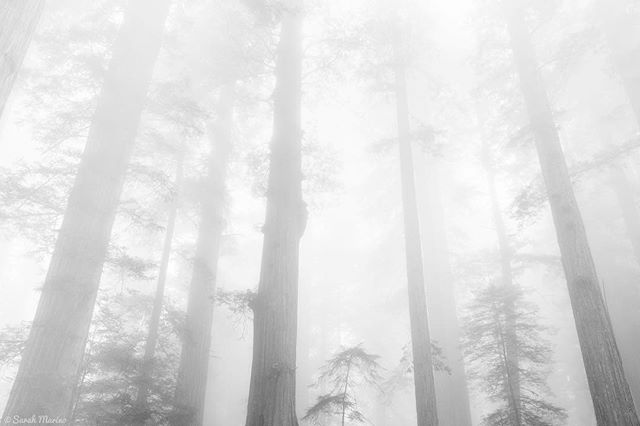
#> input picture Image Processing/washed_out_images/trees.jpg, 640 x 426 px
$ python Histogram.py
#> lines starting #> are read from the running program, lines starting #| are printed output that depends on the picture
import numpy as np
import cv2
from matplotlib import pyplot as plt

"""
Creates an equalized version of the image. See equalized.pdf posted to D2L
for details on the mathematics and motivation behind the algorithm.
"""
# [93 lines left out: function equalize_histogram, not called in this run]

def main():
    image = cv2.imread("washed_out_images/trees.jpg", cv2.IMREAD_GRAYSCALE)
#> image is the input picture: shape (426, 640); min 80, max 255, mean 220.4
    # Display the histogram of the image
    plt.hist(image.ravel(), 64, [0, 256])
    plt.show()
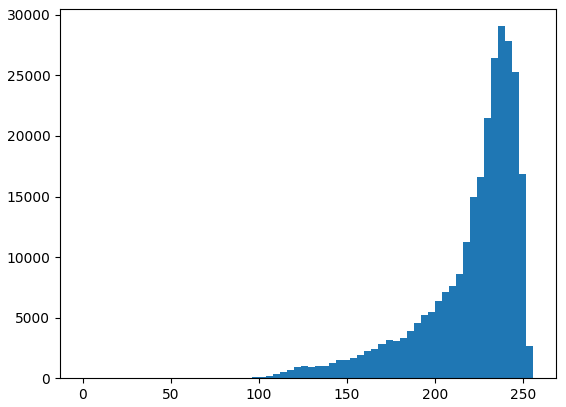
#> figure drawn by matplotlib, 1 panel; tallest bar 29060 high, from x = 236 to 240
    #148 - 156 Equalizing Historgrams
#> (the run stopped early here; a loop or call above may not have finished)

$ run again, with Image Processing/washed_out_images/cliff.jpg copied over Image Processing/washed_out_images/trees.jpg
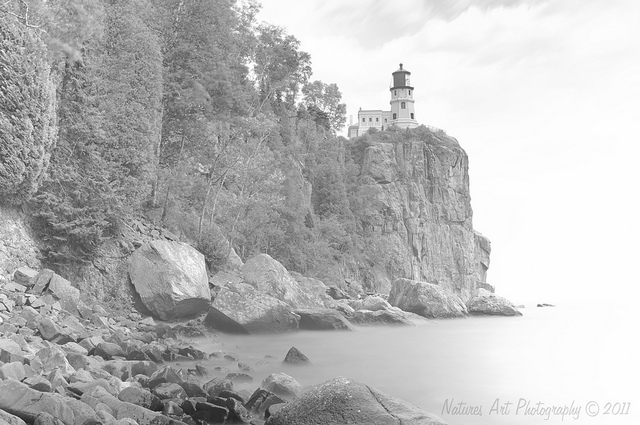
#> input picture Image Processing/washed_out_images/cliff.jpg, 640 x 425 px
#> in main, image is the input picture: shape (425, 640); min 18, max 255, mean 185.2
#> in main, `plt.show()`:
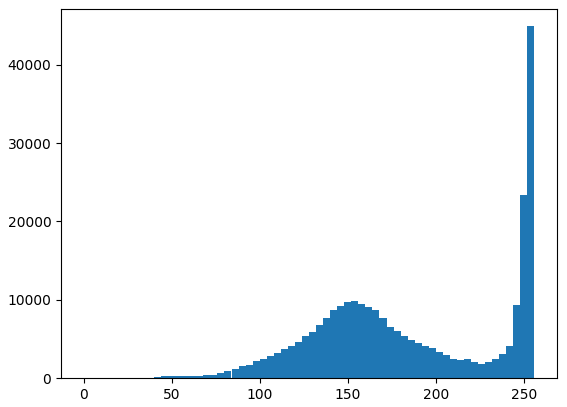
#> figure drawn by matplotlib, 1 panel; tallest bar 44925 high, from x = 252 to 256
